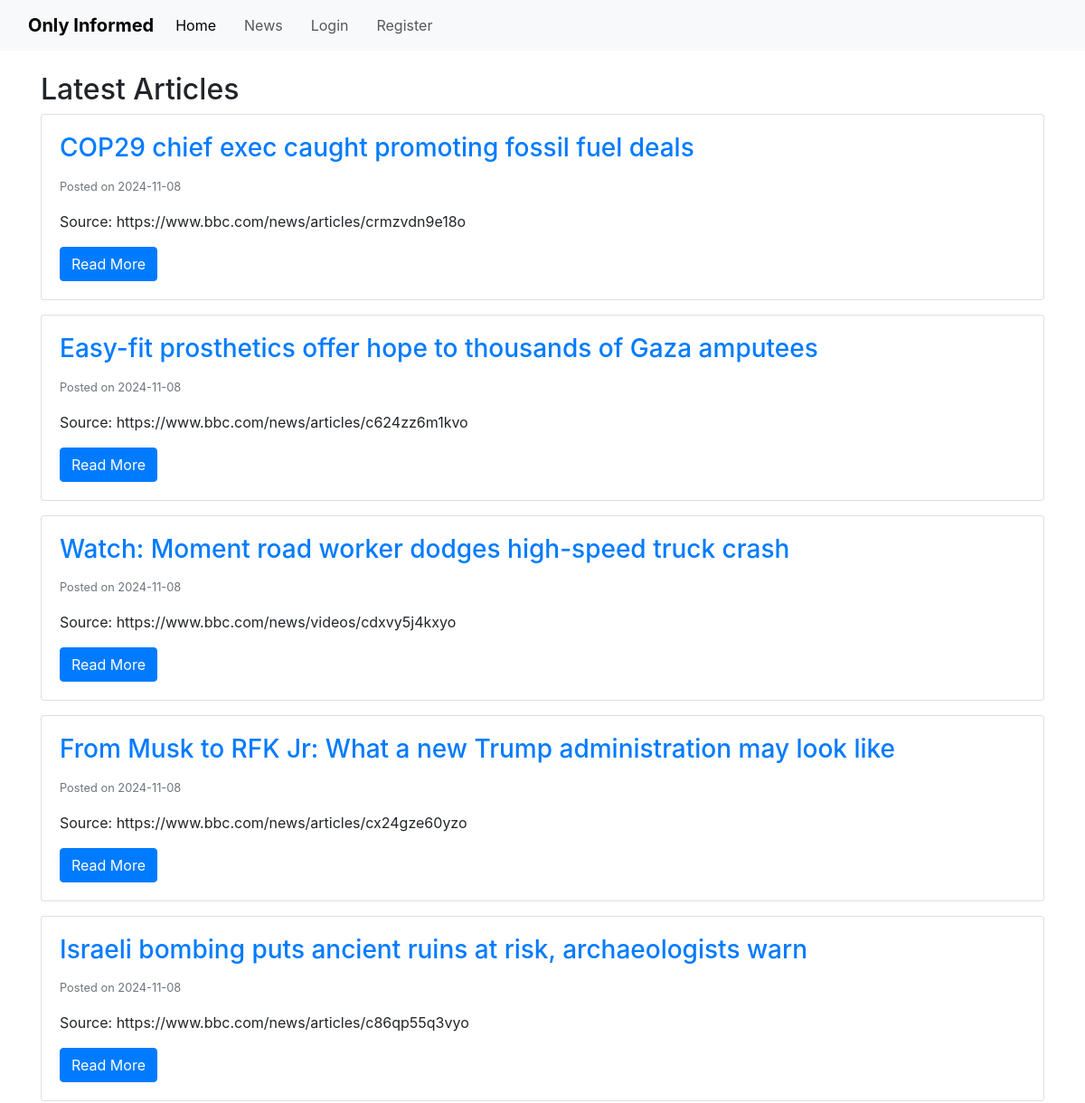
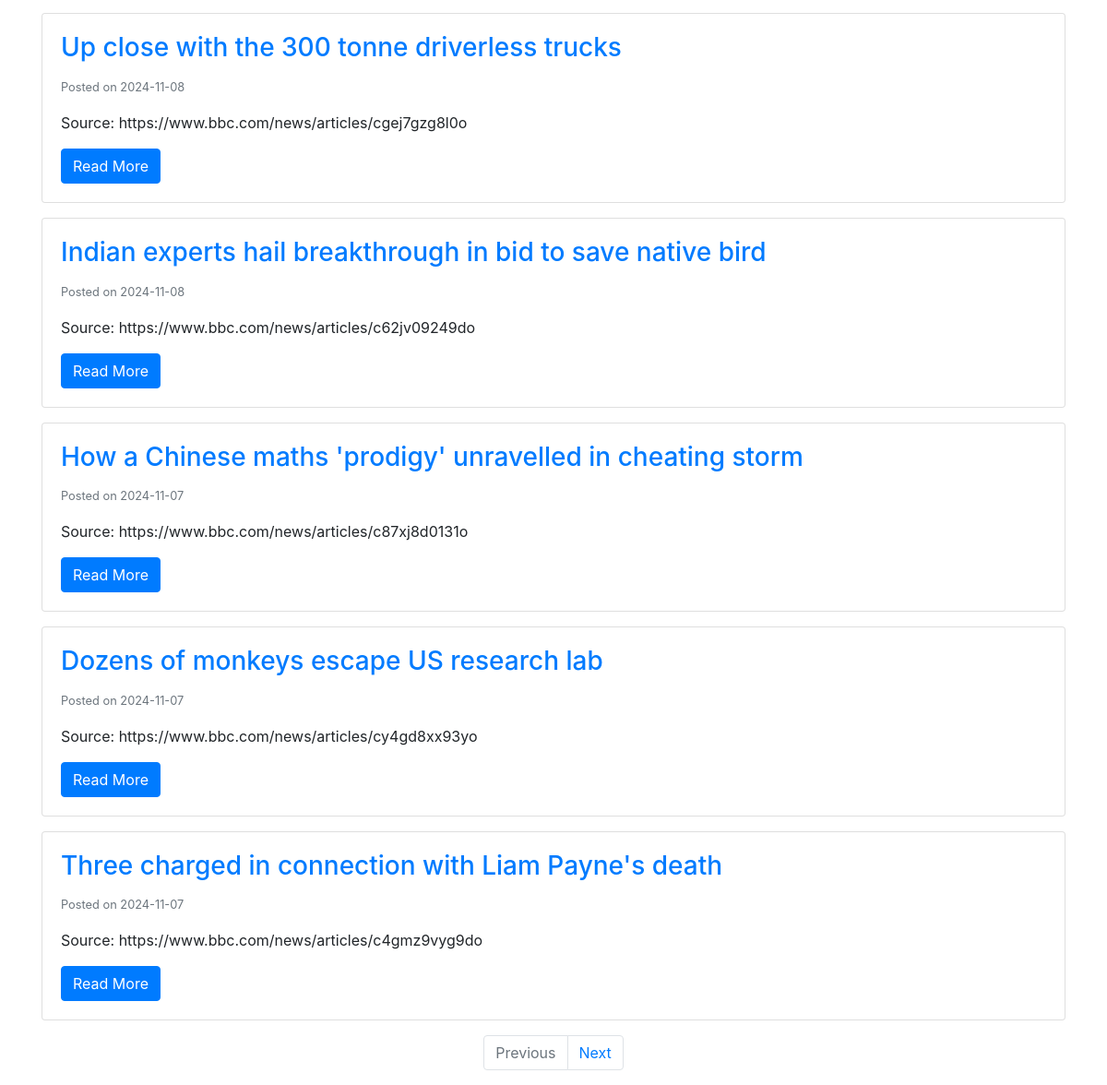
Page /articles on the earlier database version (2 pictures, top to bottom).
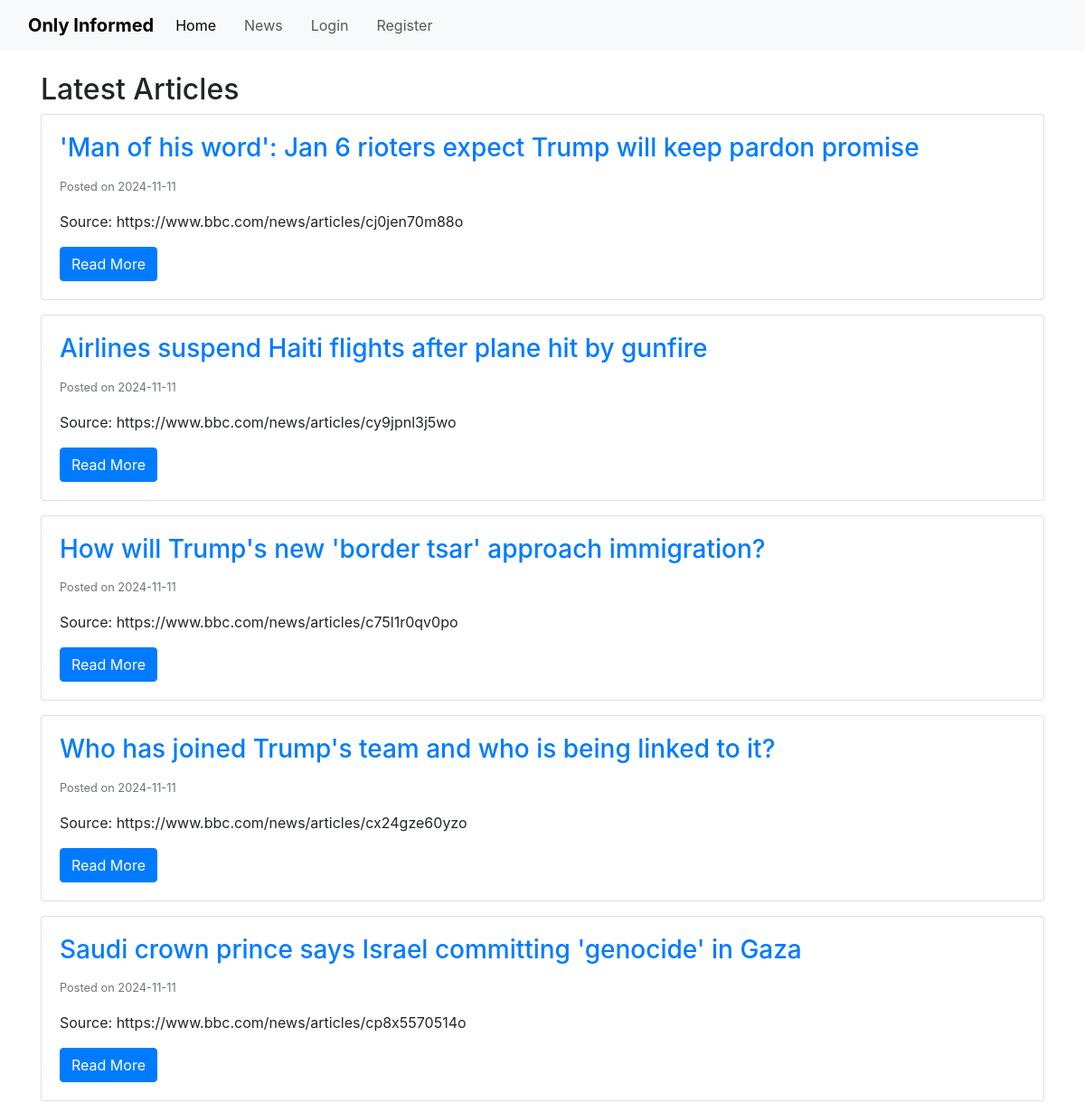
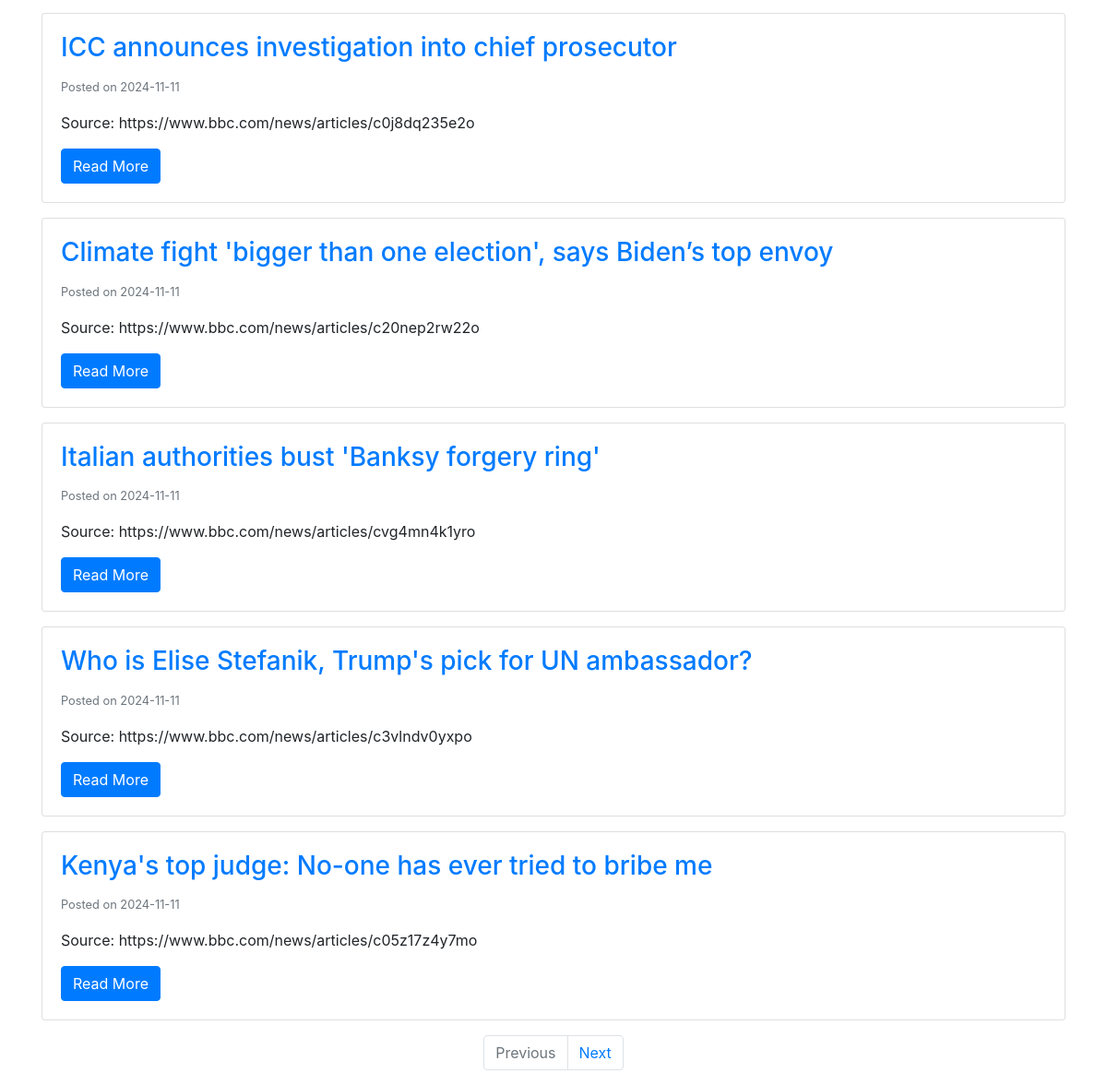
Same page on the later database version (2 pictures, top to bottom).
### app/models.py (models this page shows, shortened)
class Article(db.Model):
    __tablename__ = 'article'
    id = db.Column(db.Integer, primary_key = True)
    title = db.Column(db.String(250), nullable = False, unique = True)
    content = db.Column(db.Text, nullable = False)
    source = db.Column(db.String(200), nullable = False)
    date_posted = db.Column(db.DateTime, nullable = False, default = datetime.now(timezone.utc))
    quiz = relationship('Quiz', uselist = False, backref = 'article') # uselist=false indicates a 1 to 1 relationship with quiz
    comments = relationship('Comment', backref = 'article', lazy = True)

### app/routes.py (the view)
@app.route('/articles')
def articles():
    page = request.args.get('page', 1, type=int)
    articles = Article.query.order_by(Article.date_posted.desc()).paginate(page=page, per_page=10)
    return render_template('articles.html', articles=articles)

### app/templates/articles.html (shortened to what this page needs)
{% extends "base.html" %}
{% block content %}
<h2>Latest Articles</h2>
{% for article in articles.items %}
    <div class="card mb-3">
        <div class="card-body">
            <h3 class="card-title">
                <a href="{{ url_for('article', article_id=article.id) }}">{{ article.title }}</a>
            </h3>
            <p class="card-text"><small class="text-muted">Posted on {{ article.date_posted.strftime('%Y-%m-%d') }}</small></p>
            <p class="card-text">Source: {{ article.source }}</p>
            <a href="{{ url_for('article', article_id=article.id) }}" class="btn btn-primary">Read More</a>
        </div>
    </div>
{% else %}
    <p>No articles available.</p>
{% endfor %}
<nav aria-label="Page navigation">
    <ul class="pagination justify-content-center">
        {% if articles.has_prev %}
            <li class="page-item">
                <a class="page-link" href="{{ url_for('articles', page=articles.prev_num) }}">Previous</a>
            </li>
        {% else %}
            <li class="page-item disabled">
                <a class="page-link" href="#">Previous</a>
            </li>
        {% endif %}
        {% if articles.has_next %}
            <li class="page-item">
                <a class="page-link" href="{{ url_for('articles', page=articles.next_num) }}">Next</a>
            </li>
        {% else %}
            <li class="page-item disabled">
                <a class="page-link" href="#">Next</a>
            </li>
        {% endif %}
    </ul>
</nav>
{% endblock %}

Differences in the rows shown:
no longer on this page (row unchanged): Article: title "COP29 chief exec caught promoting fossil fuel deals", date_posted "2024-11-08", source "https://www.bbc.com/news/articles/crmzvdn9e18o"
no longer on this page (row unchanged): Article: title "Easy-fit prosthetics offer hope to thousands of Gaza amputees", date_posted "2024-11-08", source "https://www.bbc.com/news/articles/c624zz6m1kvo"
no longer on this page (row unchanged): Article: title "Watch: Moment road worker dodges high-speed truck crash", date_posted "2024-11-08", source "https://www.bbc.com/news/videos/cdxvy5j4kxyo"
no longer on this page (row unchanged): Article: title "From Musk to RFK Jr: What a new Trump administration may look like", date_posted "2024-11-08", source "https://www.bbc.com/news/articles/cx24gze60yzo"
no longer on this page (row unchanged): Article: title "Israeli bombing puts ancient ruins at risk, archaeologists warn", date_posted "2024-11-08", source "https://www.bbc.com/news/articles/c86qp55q3vyo"
no longer on this page (row unchanged): Article: title "Up close with the 300 tonne driverless trucks", date_posted "2024-11-08", source "https://www.bbc.com/news/articles/cgej7gzg8l0o"
no longer on this page (row unchanged): Article: title "Indian experts hail breakthrough in bid to save native bird", date_posted "2024-11-08", source "https://www.bbc.com/news/articles/c62jv09249do"
no longer on this page (row unchanged): Article: title "How a Chinese maths 'prodigy' unravelled in cheating storm", date_posted "2024-11-07", source "https://www.bbc.com/news/articles/c87xj8d0131o"
no longer on this page (row unchanged): Article: title "Dozens of monkeys escape US research lab", date_posted "2024-11-07", source "https://www.bbc.com/news/articles/cy4gd8xx93yo"
no longer on this page (row unchanged): Article: title "Three charged in connection with Liam Payne's death", date_posted "2024-11-07", source "https://www.bbc.com/news/articles/c4gmz9vyg9do"
added Article: title "'Man of his word': Jan 6 rioters expect Trump will keep pardon promise", date_posted "2024-11-11", source "https://www.bbc.com/news/articles/cj0jen70m88o"
added Article: title "Airlines suspend Haiti flights after plane hit by gunfire", date_posted "2024-11-11", source "https://www.bbc.com/news/articles/cy9jpnl3j5wo"
added Article: title "How will Trump's new 'border tsar' approach immigration?", date_posted "2024-11-11", source "https://www.bbc.com/news/articles/c75l1r0qv0po"
added Article: title "Who has joined Trump's team and who is being linked to it?", date_posted "2024-11-11", source "https://www.bbc.com/news/articles/cx24gze60yzo"
added Article: title "Saudi crown prince says Israel committing 'genocide' in Gaza", date_posted "2024-11-11", source "https://www.bbc.com/news/articles/cp8x5570514o"
added Article: title "ICC announces investigation into chief prosecutor", date_posted "2024-11-11", source "https://www.bbc.com/news/articles/c0j8dq235e2o"
added Article: title "Climate fight 'bigger than one election', says Biden’s top envoy", date_posted "2024-11-11", source "https://www.bbc.com/news/articles/c20nep2rw22o"
added Article: title "Italian authorities bust 'Banksy forgery ring'", date_posted "2024-11-11", source "https://www.bbc.com/news/articles/cvg4mn4k1yro"
added Article: title "Who is Elise Stefanik, Trump's pick for UN ambassador?", date_posted "2024-11-11", source "https://www.bbc.com/news/articles/c3vlndv0yxpo"
added Article: title "Kenya's top judge: No-one has ever tried to bribe me", date_posted "2024-11-11", source "https://www.bbc.com/news/articles/c05z17z4y7mo"
